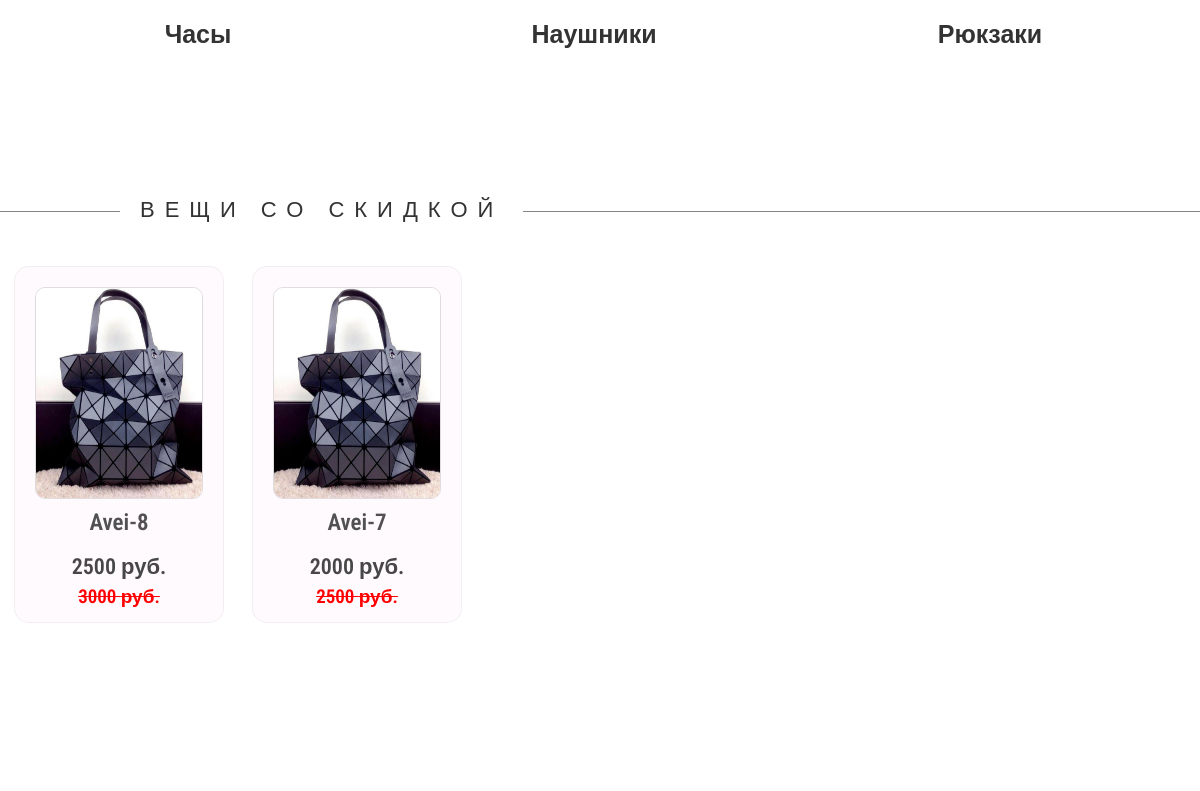
/controllers/main_page.php (middle part), run on an earlier commit of the app's database.
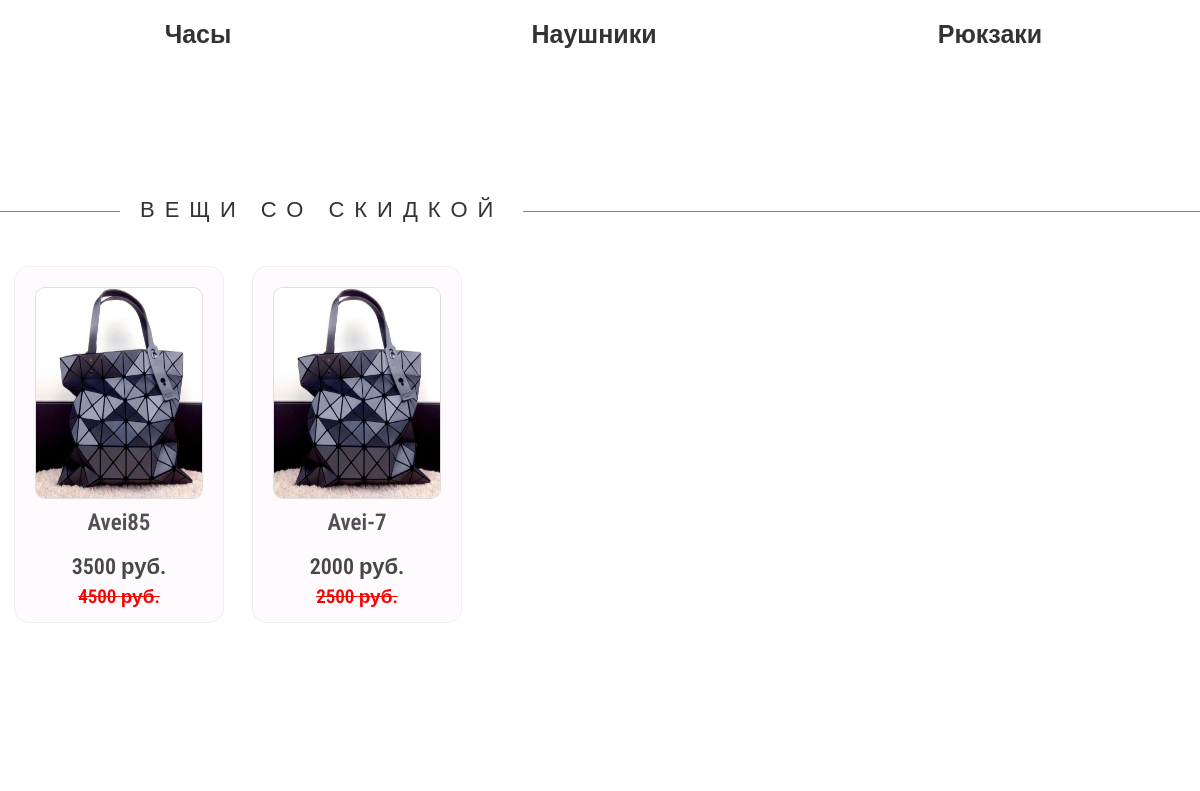
And on a later commit of the database.
### tables this page shows
CREATE TABLE `categories` (
  `category_id` int(11) NOT NULL,
  `title` varchar(64) NOT NULL
);

CREATE TABLE `products` (
  `product_id` int(11) NOT NULL,
  `title` varchar(255) NOT NULL,
  `cost` int(11) NOT NULL,
  `old_cost` int(11) DEFAULT NULL,
  `img` varchar(255) NOT NULL,
  `category_id` int(11) NOT NULL
);

### controllers/main_page.php (called while the page is built, shortened)
<?php
require_once '../models/category.php';
$categories = Category::getAll();
require_once '../models/product.php';
$products = Product::getAll();
require_once '../views/main_page.php';

### models/category.php (called while the page is built, shortened)
<?php
require_once '../php/db.php';
class Category
{
    public function __construct($id)
    {
        global $mysqli;
        $query = "SELECT category_id, title FROM categories WHERE category_id=$id";
        $result = $mysqli->query($query);
        $category_data = $result->fetch_assoc();
        $this->title = $category_data['title'];
    }
    public static function getAll()
    {
        global $mysqli;
        $query = "SELECT category_id FROM categories";
        $result = $mysqli->query($query);
        $categories = [];
        while ($category_data = $result->fetch_assoc()) {
            $categories[] = new self($category_data['category_id']);
        }
        return $categories;
    }
}

### models/product.php (called while the page is built, shortened)
<?php
require_once '../php/db.php';
class Product
{
    public function __construct($id)
    {
        global $mysqli;
        $query = "SELECT product_id, title, cost, old_cost, img, category_id FROM products WHERE product_id=$id";
        $result = $mysqli->query($query);
        if ($result->num_rows > 0) {
            $product_data = $result->fetch_assoc();
            $this->id = $product_data['product_id'];
            $this->title = $product_data['title'];
            $this->cost = $product_data['cost'];
            $this->old_cost = $product_data['old_cost'];
            $this->img = $product_data['img'];
        }
    }
    public static function getAll($category_id = false)
    {
        global $mysqli;
        $conditions = "";
        $tables = "products p";
        $query = "SELECT p.product_id FROM $tables WHERE 1 $conditions";
        $result = $mysqli->query($query);
        $products = [];
        while ($product_data = $result->fetch_assoc()) {
            $products[] = new self($product_data['product_id']);
        }
        return $products;
    }
}

### views/main_page.php (the view, shortened to what this page needs)
<?php include('../controllers/header.php') ?>
        <div class="middle-catalog">
            <div class="inner-wrapper">
               <div class="catalog-choice">
                   <?php
                        foreach ($categories as $category){
                            echo
                            '
                                <div class="catalog-choice-item">
                                    <a href="../controllers/catalog.php?category_id='.$category->id.'" style="background: url(../pics/category/'.$category->title.'.jpg);"><div class="catalog-choice-item-back"></div></a>
                                    <p>'.$category->title.'</p>
                                </div>
                            ';
                        }
                   ?>
                </div>
                <div class="offers" id="sale-offers">
                    <div class="middle-zag">
                        <span>ВЕЩИ СО СКИДКОЙ</span>
                    </div>
                    <div class="sale-slider-box">
                        <div class="sale-box">
                            <div class="sale-slider">
                                <?php
                                foreach ($products as $product) {
                                    if ($product->old_cost !== '0'){
                                        echo
                                        '
                                        <div class="slider-item">
                                            <a href="../controllers/product.php?product_id='.$product->id.'">
                                                <img src="../pics/tovar/'.$product->img.'/'.$product->img.'1.jpg">
                                                <div class="slider-i-desc">
                                                    <p>'.$product->title.'</p>
                                                </div>
                                                <div class="slider-i-cost">
                                                    <p class="s-i-c-new">'.$product->cost.' руб.</p>
                                                    <p class="s-i-c-old">'.$product->old_cost.' руб.</p>
                                                </div>
                                            </a>
                                        </div>
                                        ';
                                    }
                                }
                                ?>
                            </div>
                        </div>
                    </div>
            </div>
            </div>
        </div>
<?php include('../templates/footer.php')?>

What changed in the data, as far as the page shows it:
removed products: img (picture), title "Avei-8", cost "2500", old_cost "3000"
added products: img (picture), title "Avei85", cost "3500", old_cost "4500"
